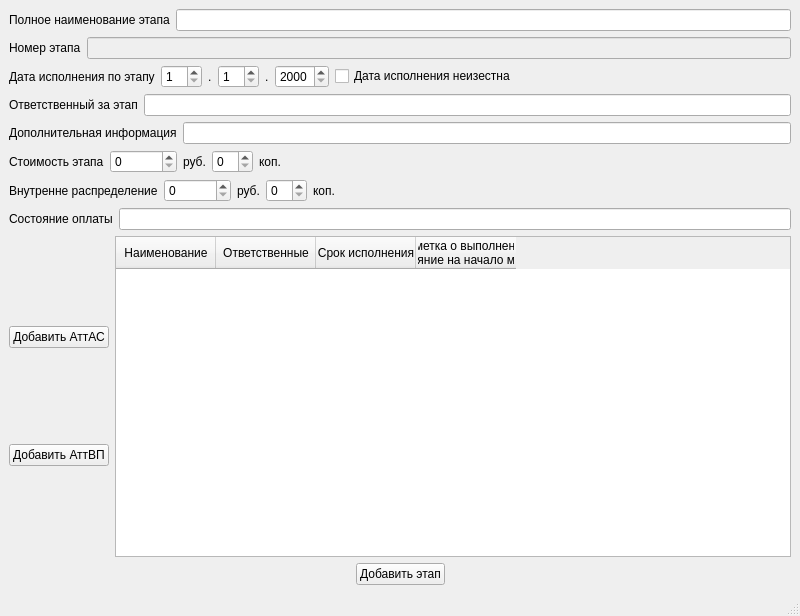
<?xml version="1.0" encoding="UTF-8"?>
<ui version="4.0">
 <class>AddStage</class>
 <widget class="QMainWindow" name="AddStage">
  <property name="geometry">
   <rect>
    <x>0</x>
    <y>0</y>
    <width>800</width>
    <height>616</height>
   </rect>
  </property>
  <property name="windowTitle">
   <string>MainWindow</string>
  </property>
  <widget class="QWidget" name="centralwidget">
   <layout class="QVBoxLayout" name="verticalLayout_2">
    <item>
     <layout class="QHBoxLayout" name="horizontalLayout_2">
      <item>
       <widget class="QLabel" name="lb_name_full">
        <property name="text">
         <string>Полное наименование этапа</string>
        </property>
       </widget>
      </item>
      <item>
       <widget class="QLineEdit" name="le_name_full">
        <property name="enabled">
         <bool>true</bool>
        </property>
       </widget>
      </item>
     </layout>
    </item>
    <item>
     <layout class="QHBoxLayout" name="horizontalLayout_4">
      <item>
       <widget class="QLabel" name="lb_number">
        <property name="text">
         <string>Номер этапа</string>
        </property>
       </widget>
      </item>
      <item>
       <widget class="QLineEdit" name="le_number">
        <property name="enabled">
         <bool>false</bool>
        </property>
       </widget>
      </item>
     </layout>
    </item>
    <item>
     <layout class="QHBoxLayout" name="horizontalLayout_7">
      <item>
       <widget class="QLabel" name="lb_deadline_data">
        <property name="text">
         <string>Дата исполнения по этапу</string>
        </property>
       </widget>
      </item>
      <item>
       <widget class="QSpinBox" name="sb_deadline_dd">
        <property name="enabled">
         <bool>true</bool>
        </property>
        <property name="minimum">
         <number>1</number>
        </property>
        <property name="maximum">
         <number>31</number>
        </property>
       </widget>
      </item>
      <item>
       <widget class="QLabel" name="label_9">
        <property name="text">
         <string>.</string>
        </property>
       </widget>
      </item>
      <item>
       <widget class="QSpinBox" name="sb_deadline_mm">
        <property name="enabled">
         <bool>true</bool>
        </property>
        <property name="minimum">
         <number>1</number>
        </property>
        <property name="maximum">
         <number>12</number>
        </property>
       </widget>
      </item>
      <item>
       <widget class="QLabel" name="label_10">
        <property name="text">
         <string>.</string>
        </property>
       </widget>
      </item>
      <item>
       <widget class="QSpinBox" name="sb_deadline_yyyy">
        <property name="enabled">
         <bool>true</bool>
        </property>
        <property name="minimum">
         <number>2000</number>
        </property>
        <property name="maximum">
         <number>9999</number>
        </property>
       </widget>
      </item>
      <item>
       <widget class="QCheckBox" name="cb_with_deadline_data">
        <property name="text">
         <string>Дата исполнения неизестна</string>
        </property>
       </widget>
      </item>
      <item>
       <spacer name="horizontalSpacer">
        <property name="orientation">
         <enum>Qt::Horizontal</enum>
        </property>
        <property name="sizeHint" stdset="0">
         <size>
          <width>40</width>
          <height>20</height>
         </size>
        </property>
       </spacer>
      </item>
     </layout>
    </item>
    <item>
     <layout class="QHBoxLayout" name="horizontalLayout_8">
      <item>
       <widget class="QLabel" name="lb_responsible_employee">
        <property name="text">
         <string>Ответственный за этап</string>
        </property>
       </widget>
      </item>
      <item>
       <widget class="QLineEdit" name="le_responsible_employee">
        <property name="enabled">
         <bool>true</bool>
        </property>
       </widget>
      </item>
     </layout>
    </item>
    <item>
     <layout class="QHBoxLayout" name="horizontalLayout_14">
      <item>
       <widget class="QLabel" name="lb_info">
        <property name="text">
         <string>Дополнительная информация</string>
        </property>
       </widget>
      </item>
      <item>
       <widget class="QLineEdit" name="le_info">
        <property name="enabled">
         <bool>true</bool>
        </property>
       </widget>
      </item>
     </layout>
    </item>
    <item>
     <layout class="QHBoxLayout" name="horizontalLayout_10">
      <item>
       <widget class="QLabel" name="lb_price">
        <property name="text">
         <string>Стоимость этапа</string>
        </property>
       </widget>
      </item>
      <item>
       <widget class="QSpinBox" name="sb_price_ruble">
        <property name="enabled">
         <bool>true</bool>
        </property>
        <property name="maximum">
         <number>1000000000</number>
        </property>
       </widget>
      </item>
      <item>
       <widget class="QLabel" name="label_14">
        <property name="text">
         <string>руб.</string>
        </property>
       </widget>
      </item>
      <item>
       <widget class="QSpinBox" name="sb_price_kop">
        <property name="enabled">
         <bool>true</bool>
        </property>
       </widget>
      </item>
      <item>
       <widget class="QLabel" name="label_15">
        <property name="text">
         <string>коп.</string>
        </property>
       </widget>
      </item>
      <item>
       <spacer name="horizontalSpacer_3">
        <property name="orientation">
         <enum>Qt::Horizontal</enum>
        </property>
        <property name="sizeHint" stdset="0">
         <size>
          <width>40</width>
          <height>20</height>
         </size>
        </property>
       </spacer>
      </item>
     </layout>
    </item>
    <item>
     <layout class="QHBoxLayout" name="horizontalLayout_11">
      <item>
       <widget class="QLabel" name="lb_price_other_department">
        <property name="text">
         <string>Внутренне распределение</string>
        </property>
       </widget>
      </item>
      <item>
       <widget class="QSpinBox" name="sb_price_other_department_ruble">
        <property name="enabled">
         <bool>true</bool>
        </property>
        <property name="maximum">
         <number>1000000000</number>
        </property>
       </widget>
      </item>
      <item>
       <widget class="QLabel" name="label_17">
        <property name="text">
         <string>руб.</string>
        </property>
       </widget>
      </item>
      <item>
       <widget class="QSpinBox" name="sb_price_other_department_kop">
        <property name="enabled">
         <bool>true</bool>
        </property>
       </widget>
      </item>
      <item>
       <widget class="QLabel" name="label_18">
        <property name="text">
         <string>коп.</string>
        </property>
       </widget>
      </item>
      <item>
       <spacer name="horizontalSpacer_4">
        <property name="orientation">
         <enum>Qt::Horizontal</enum>
        </property>
        <property name="sizeHint" stdset="0">
         <size>
          <width>40</width>
          <height>20</height>
         </size>
        </property>
       </spacer>
      </item>
     </layout>
    </item>
    <item>
     <layout class="QHBoxLayout" name="horizontalLayout_17">
      <item>
       <widget class="QLabel" name="lb_status_payment">
        <property name="text">
         <string>Состояние оплаты</string>
        </property>
       </widget>
      </item>
      <item>
       <widget class="QLineEdit" name="le_status_payment">
        <property name="enabled">
         <bool>true</bool>
        </property>
       </widget>
      </item>
     </layout>
    </item>
    <item>
     <layout class="QGridLayout" name="gridLayout">
      <item row="0" column="0">
       <layout class="QVBoxLayout" name="verticalLayout">
        <item>
         <widget class="QPushButton" name="pb_add_work_att_as">
          <property name="text">
           <string>Добавить АттАС</string>
          </property>
         </widget>
        </item>
        <item>
         <widget class="QPushButton" name="pb_add_work_att_vp">
          <property name="text">
           <string>Добавить АттВП</string>
          </property>
         </widget>
        </item>
       </layout>
      </item>
      <item row="0" column="1">
       <widget class="QTableWidget" name="table_work">
        <column>
         <property name="text">
          <string>Наименование</string>
         </property>
        </column>
        <column>
         <property name="text">
          <string>Ответственные</string>
         </property>
        </column>
        <column>
         <property name="text">
          <string>Срок исполнения</string>
         </property>
        </column>
        <column>
         <property name="text">
          <string>Отметка о выполнении.
Состояние на начало месяца</string>
         </property>
        </column>
       </widget>
      </item>
     </layout>
    </item>
    <item>
     <layout class="QHBoxLayout" name="horizontalLayout_3">
      <item>
       <spacer name="horizontalSpacer_7">
        <property name="orientation">
         <enum>Qt::Horizontal</enum>
        </property>
        <property name="sizeHint" stdset="0">
         <size>
          <width>40</width>
          <height>20</height>
         </size>
        </property>
       </spacer>
      </item>
      <item>
       <widget class="QPushButton" name="pb_add_stage">
        <property name="text">
         <string>Добавить этап</string>
        </property>
       </widget>
      </item>
      <item>
       <spacer name="horizontalSpacer_8">
        <property name="orientation">
         <enum>Qt::Horizontal</enum>
        </property>
        <property name="sizeHint" stdset="0">
         <size>
          <width>40</width>
          <height>20</height>
         </size>
        </property>
       </spacer>
      </item>
     </layout>
    </item>
   </layout>
  </widget>
  <widget class="QMenuBar" name="menubar">
   <property name="geometry">
    <rect>
     <x>0</x>
     <y>0</y>
     <width>800</width>
     <height>21</height>
    </rect>
   </property>
  </widget>
  <widget class="QStatusBar" name="statusbar"/>
 </widget>
 <resources/>
 <connections/>
</ui>
